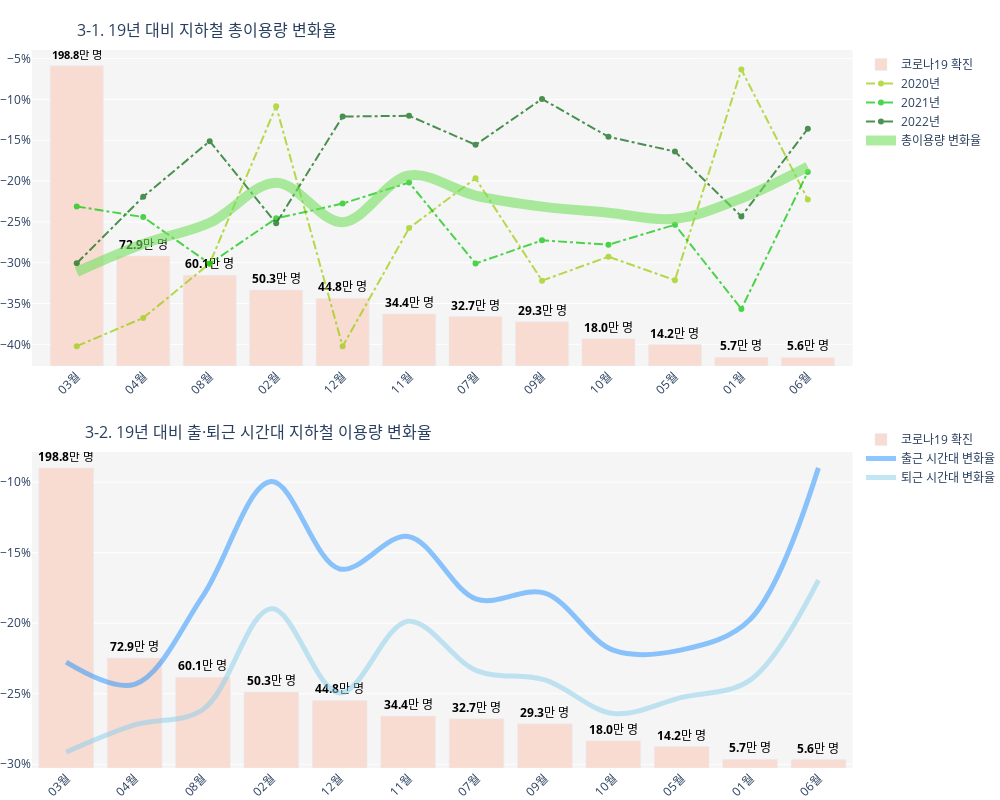

The code cell stored with this chart in its notebook:
### Code cell
# 서울시의 코로나19 확진 발생 추이와 지하철 이용량의 상관관계 그래프 생성
fig = make_subplots(rows=2, cols=1, vertical_spacing = 0.12,
                    specs=[[{'secondary_y': True}], [{'secondary_y': True}]],
                    subplot_titles=('3-1. 19년 대비 지하철 총이용량 변화율', '3-2. 19년 대비 출·퇴근 시간대 지하철 이용량 변화율'))


# 월별 서울시 코로나19 확진 발생 그래프
text = []
for i in range(12):
    t = round(confirmed_sort['confirmed']/10000, 1)
    cnt = t.iloc[i]
    text.append(f'<b>{cnt}</b>만 명')
fig.add_trace(go.Bar(x=confirmed_sort['month'], y=confirmed_sort['confirmed']/10000, name='코로나19 확진',
                     text=text, textposition='outside', textfont={'color':'black'}, marker_color='#f8dcd2',
                     hovertemplate=text, legendgroup='1'), row=1, col=1)

# 19년 대비 2020년 월별 서울시 지하철 이용량 변화율 그래프
hover_text_2020 = []
for i in sort_indx :
    ratio = ratio_2019['per_2019'][i]
    hover_text_2020.append(f'19년 대비 {ratio}%')

fig.add_trace(go.Scatter(x=confirmed_sort['month'], 
                         y=(ratio_2019[ratio_2019['year']=='2020년']['per_2019']/100).reindex(index=sort_indx),
                         opacity=0.7, mode='lines+markers', name='2020년', line=dict(color='#99cc00', dash='dashdot'), 
                         hovertemplate=hover_text_2020, legendgroup='1'),row=1, col=1, secondary_y=True)

# 19년 대비 2021년 월별 서울시 지하철 이용량 변화율 그래프
hover_text_2021 = []
for i in sort_indx2 :
    ratio = ratio_2019['per_2019'][i]
    hover_text_2021.append(f'19년 대비 {ratio}%')
    
fig.add_trace(go.Scatter(x=confirmed_sort['month'], 
                         y=(ratio_2019[ratio_2019['year']=='2021년']['per_2019']/100).reindex(index=sort_indx2),
                         opacity=0.7, mode='lines+markers', name='2021년', line=dict(color='#00c600', dash='dashdot'), 
                         hovertemplate=hover_text_2021, legendgroup='1'), row=1, col=1, secondary_y=True)

# 19년 대비 2022년 월별 서울시 지하철 이용량 변화율 그래프
hover_text_2022 = []
for i in sort_indx3 :
    ratio = ratio_2019['per_2019'][i]
    hover_text_2022.append(f'19년 대비 {ratio}%')
    
fig.add_trace(go.Scatter(x=confirmed_sort['month'], 
                         y=(ratio_2019[ratio_2019['year']=='2022년']['per_2019']/100).reindex(index=sort_indx3),
                         opacity=0.7, mode='lines+markers', name='2022년', line=dict(color='#016509', dash='dashdot'), 
                         hovertemplate=hover_text_2022, legendgroup='1'), row=1, col=1, secondary_y=True)

# 19년 대비 평균 서울시 지하철 이용량 변화율 그래프
hover_text_mean = []
for i in range(len(ratio_2019_mean)):
    ratio = round(ratio_2019_mean['per_2019'][i],2)
    hover_text_mean.append(f'<b>{ratio}</b>%')
    
fig.add_trace(go.Scatter(x=ratio_2019_mean['month'], y=ratio_2019_mean['per_2019']/100, line_shape='spline', opacity=0.6,
                         mode='lines', name='총이용량 변화율', line=dict(color='#74df60', width=10), 
                         hovertemplate=hover_text_mean, legendgroup='1'), row=1, col=1, secondary_y=True)




# 월별 서울시 코로나19 확진 발생 그래프
text = []
for i in range(12):
    t = round(confirmed_sort['confirmed']/10000, 1)
    cnt = t.iloc[i]
    text.append(f'<b>{cnt}</b>만 명')
fig.add_trace(go.Bar(x=confirmed_sort['month'], y=confirmed_sort['confirmed']/10000,name='코로나19 확진',
                     text=text, textposition='outside', textfont={'color':'black'}, marker_color='#f8dcd2',
                     hovertemplate=text, legendgroup='2'), row=2, col=1,)


# 19년 대비 출·퇴근 시간대 평균 서울시 지하철 이용량 변화율 그래프
hover_text_mean = []
for i in sort_indx :
    ratio = round(cummute_ratio_mean['go_to_work_per_2019'][i],2)
    hover_text_mean.append(f'<b>{ratio}</b>%')
    
fig.add_trace(go.Scatter(x=cummute_ratio_mean['month'], y=(cummute_ratio_mean['go_to_work_per_2019']/100).reindex(sort_indx), line_shape='spline',
                         opacity=0.5, mode='lines', name='출근 시간대 변화율', line=dict(color='dodgerblue', width=5), 
                         hovertemplate=hover_text_mean, legendgroup='2'), row=2, col=1, secondary_y=True)

# 19년 대비 출·퇴근 시간대 평균 서울시 지하철 이용량 변화율 그래프
hover_text_mean = []
for i in sort_indx:
    ratio = round(cummute_ratio_mean['get_off_work_per_2019'][i],2)
    hover_text_mean.append(f'<b>{ratio}</b>%')
    
fig.add_trace(go.Scatter(x=cummute_ratio_mean['month'], y=(cummute_ratio_mean['get_off_work_per_2019']/100).reindex(sort_indx), line_shape='spline',
                         opacity=0.5, mode='lines', name='퇴근 시간대 변화율', line=dict(color='skyblue', width=5),
                         hovertemplate=hover_text_mean, legendgroup='2'), row=2, col=1, secondary_y=True)


# 그래프 레이아웃
fig.update_yaxes(showgrid=True)
fig.update_xaxes(tickangle=315, showgrid=False, spikecolor='orangered')
fig.update_layout(width=1000, height=800, plot_bgcolor='whitesmoke',
                  yaxis=dict(visible= False),
                  yaxis2=dict(side = 'left',tickformat='.0%'),
                  yaxis3=dict(visible= False),
                  yaxis4=dict(side = 'left',tickformat='.0%'),
                  legend=dict(x=0.95, y=1), legend_tracegroupgap = 280, 
                  margin=dict(l=0,r=0,b=0,t=50),
                  hovermode='x unified', hoverlabel=dict(bgcolor='white', bordercolor='white'))

fig.layout.annotations[0].update(x=0.20, y=1.01)
fig.layout.annotations[1].update(x=0.26, y=0.45)


username = 'parkahhyeong'
api_key = '7w3ys4r0P0495JVPJlHE'
chart_studio.tools.set_credentials_file(username=username, api_key=api_key)
py.plot(fig, filename='confirmed_subway', auto_open=True)

fig.show()

### Figure 1 — Plotly figure (JSON) as saved in the notebook; plotly's stock layout.template omitted (floating-point values rounded to 4 significant figures)
{"data": [{"hovertemplate": ["<b>198.8</b>만 명", "<b>72.9</b>만 명", "<b>60.1</b>만 명", "<b>50.3</b>만 명", "<b>44.8</b>만 명", "<b>34.4</b>만 명", "<b>32.7</b>만 명", "<b>29.3</b>만 명", "<b>18.0</b>만 명", "<b>14.2</b>만 명", "<b>5.7</b>만 명", "<b>5.6</b>만 명"], "legendgroup": "1", "marker": {"color": "#f8dcd2"}, "name": "코로나19 확진", "text": ["<b>198.8</b>만 명", "<b>72.9</b>만 명", "<b>60.1</b>만 명", "<b>50.3</b>만 명", "<b>44.8</b>만 명", "<b>34.4</b>만 명", "<b>32.7</b>만 명", "<b>29.3</b>만 명", "<b>18.0</b>만 명", "<b>14.2</b>만 명", "<b>5.7</b>만 명", "<b>5.6</b>만 명"], "textfont": {"color": "black"}, "textposition": "outside", "type": "bar", "x": ["03월", "04월", "08월", "02월", "12월", "11월", "07월", "09월", "10월", "05월", "01월", "06월"], "xaxis": "x", "y": [198.8, 72.86, 60.09, 50.3, 44.75, 34.42, 32.67, 29.28, 17.97, 14.18, 5.731, 5.582], "yaxis": "y"}, {"hovertemplate": ["19년 대비 -40.22%", "19년 대비 -36.76%", "19년 대비 -30.09%", "19년 대비 -10.85%", "19년 대비 -40.25%", "19년 대비 -25.76%", "19년 대비 -19.67%", "19년 대비 -32.2%", "19년 대비 -29.26%", "19년 대비 -32.14%", "19년 대비 -6.34%", "19년 대비 -22.27%"], "legendgroup": "1", "line": {"color": "#99cc00", "dash": "dashdot"}, "mode": "lines+markers", "name": "2020년", "opacity": 0.7, "type": "scatter", "x": ["03월", "04월", "08월", "02월", "12월", "11월", "07월", "09월", "10월", "05월", "01월", "06월"], "xaxis": "x", "y": [-0.4022, -0.3676, -0.3009, -0.1085, -0.4025, -0.2576, -0.1967, -0.322, -0.2926, -0.3214, -0.0634, -0.2227], "yaxis": "y2"}, {"hovertemplate": ["19년 대비 -23.11%", "19년 대비 -24.41%", "19년 대비 -30.12%", "19년 대비 -24.57%", "19년 대비 -22.76%", "19년 대비 -20.18%", "19년 대비 -30.11%", "19년 대비 -27.26%", "19년 대비 -27.79%", "19년 대비 -25.35%", "19년 대비 -35.66%", "19년 대비 -18.88%"], "legendgroup": "1", "line": {"color": "#00c600", "dash": "dashdot"}, "mode": "lines+markers", "name": "2021년", "opacity": 0.7, "type": "scatter", "x": ["03월", "04월", "08월", "02월", "12월", "11월", "07월", "09월", "10월", "05월", "01월", "06월"], "xaxis": "x", "y": [-0.2311, -0.2441, -0.3012, -0.2457, -0.2276, -0.2018, -0.3011, -0.2726, -0.2779, -0.2535, -0.3566, -0.1888], "yaxis": "y2"}, {"hovertemplate": ["19년 대비 -30.06%", "19년 대비 -21.92%", "19년 대비 -15.11%", "19년 대비 -25.17%", "19년 대비 -12.1%", "19년 대비 -12.0%", "19년 대비 -15.56%", "19년 대비 -9.94%", "19년 대비 -14.58%", "19년 대비 -16.38%", "19년 대비 -24.33%", "19년 대비 -13.59%"], "legendgroup": "1", "line": {"color": "#016509", "dash": "dashdot"}, "mode": "lines+markers", "name": "2022년", "opacity": 0.7, "type": "scatter", "x": ["03월", "04월", "08월", "02월", "12월", "11월", "07월", "09월", "10월", "05월", "01월", "06월"], "xaxis": "x", "y": [-0.3006, -0.2192, -0.1511, -0.2517, -0.121, -0.12, -0.1556, -0.0994, -0.1458, -0.1638, -0.2433, -0.1359], "yaxis": "y2"}, {"hovertemplate": ["<b>-22.11</b>%", "<b>-20.2</b>%", "<b>-31.13</b>%", "<b>-27.7</b>%", "<b>-24.62</b>%", "<b>-18.25</b>%", "<b>-21.78</b>%", "<b>-25.11</b>%", "<b>-23.13</b>%", "<b>-23.88</b>%", "<b>-19.31</b>%", "<b>-25.04</b>%"], "legendgroup": "1", "line": {"color": "#74df60", "shape": "spline", "width": 10}, "mode": "lines", "name": "총이용량 변화율", "opacity": 0.6, "type": "scatter", "x": ["03월", "04월", "08월", "02월", "12월", "11월", "07월", "09월", "10월", "05월", "01월", "06월"], "xaxis": "x", "y": [-0.3113, -0.277, -0.2511, -0.202, -0.2504, -0.1931, -0.2178, -0.2313, -0.2388, -0.2462, -0.2211, -0.1825], "yaxis": "y2"}, {"hovertemplate": ["<b>198.8</b>만 명", "<b>72.9</b>만 명", "<b>60.1</b>만 명", "<b>50.3</b>만 명", "<b>44.8</b>만 명", "<b>34.4</b>만 명", "<b>32.7</b>만 명", "<b>29.3</b>만 명", "<b>18.0</b>만 명", "<b>14.2</b>만 명", "<b>5.7</b>만 명", "<b>5.6</b>만 명"], "legendgroup": "2", "marker": {"color": "#f8dcd2"}, "name": "코로나19 확진", "text": ["<b>198.8</b>만 명", "<b>72.9</b>만 명", "<b>60.1</b>만 명", "<b>50.3</b>만 명", "<b>44.8</b>만 명", "<b>34.4</b>만 명", "<b>32.7</b>만 명", "<b>29.3</b>만 명", "<b>18.0</b>만 명", "<b>14.2</b>만 명", "<b>5.7</b>만 명", "<b>5.6</b>만 명"], "textfont": {"color": "black"}, "textposition": "outside", "type": "bar", "x": ["03월", "04월", "08월", "02월", "12월", "11월", "07월", "09월", "10월", "05월", "01월", "06월"], "xaxis": "x2", "y": [198.8, 72.86, 60.09, 50.3, 44.75, 34.42, 32.67, 29.28, 17.97, 14.18, 5.731, 5.582], "yaxis": "y3"}, {"hovertemplate": ["<b>-22.77</b>%", "<b>-24.34</b>%", "<b>-18.06</b>%", "<b>-9.96</b>%", "<b>-16.15</b>%", "<b>-13.85</b>%", "<b>-18.29</b>%", "<b>-17.87</b>%", "<b>-21.91</b>%", "<b>-21.89</b>%", "<b>-19.74</b>%", "<b>-8.99</b>%"], "legendgroup": "2", "line": {"color": "dodgerblue", "shape": "spline", "width": 5}, "mode": "lines", "name": "출근 시간대 변화율", "opacity": 0.5, "type": "scatter", "x": ["03월", "04월", "08월", "02월", "12월", "11월", "07월", "09월", "10월", "05월", "01월", "06월"], "xaxis": "x2", "y": [-0.2277, -0.2434, -0.1806, -0.09957, -0.1615, -0.1385, -0.1829, -0.1787, -0.2191, -0.2189, -0.1974, -0.08987], "yaxis": "y4"}, {"hovertemplate": ["<b>-29.15</b>%", "<b>-27.22</b>%", "<b>-26.12</b>%", "<b>-18.97</b>%", "<b>-24.95</b>%", "<b>-19.86</b>%", "<b>-23.36</b>%", "<b>-24.02</b>%", "<b>-26.41</b>%", "<b>-25.26</b>%", "<b>-24.03</b>%", "<b>-16.94</b>%"], "legendgroup": "2", "line": {"color": "skyblue", "shape": "spline", "width": 5}, "mode": "lines", "name": "퇴근 시간대 변화율", "opacity": 0.5, "type": "scatter", "x": ["03월", "04월", "08월", "02월", "12월", "11월", "07월", "09월", "10월", "05월", "01월", "06월"], "xaxis": "x2", "y": [-0.2915, -0.2722, -0.2612, -0.1897, -0.2495, -0.1986, -0.2336, -0.2402, -0.2641, -0.2526, -0.2403, -0.1694], "yaxis": "y4"}], "layout": {"annotations": [{"font": {"size": 16}, "showarrow": false, "text": "3-1. 19년 대비 지하철 총이용량 변화율", "x": 0.2, "xanchor": "center", "xref": "paper", "y": 1.01, "yanchor": "bottom", "yref": "paper"}, {"font": {"size": 16}, "showarrow": false, "text": "3-2. 19년 대비 출·퇴근 시간대 지하철 이용량 변화율", "x": 0.26, "xanchor": "center", "xref": "paper", "y": 0.45, "yanchor": "bottom", "yref": "paper"}], "height": 800, "hoverlabel": {"bgcolor": "white", "bordercolor": "white"}, "hovermode": "x unified", "legend": {"tracegroupgap": 280, "x": 0.95, "y": 1}, "margin": {"b": 0, "l": 0, "r": 0, "t": 50}, "plot_bgcolor": "whitesmoke", "width": 1000, "xaxis": {"anchor": "y", "domain": [0, 0.94], "showgrid": false, "spikecolor": "orangered", "tickangle": -45}, "xaxis2": {"anchor": "y3", "domain": [0, 0.94], "showgrid": false, "spikecolor": "orangered", "tickangle": -45}, "yaxis": {"anchor": "x", "domain": [0.56, 1], "showgrid": true, "visible": false}, "yaxis2": {"anchor": "x", "overlaying": "y", "showgrid": true, "side": "left", "tickformat": ".0%"}, "yaxis3": {"anchor": "x2", "domain": [0, 0.44], "showgrid": true, "visible": false}, "yaxis4": {"anchor": "x2", "overlaying": "y3", "showgrid": true, "side": "left", "tickformat": ".0%"}}}
